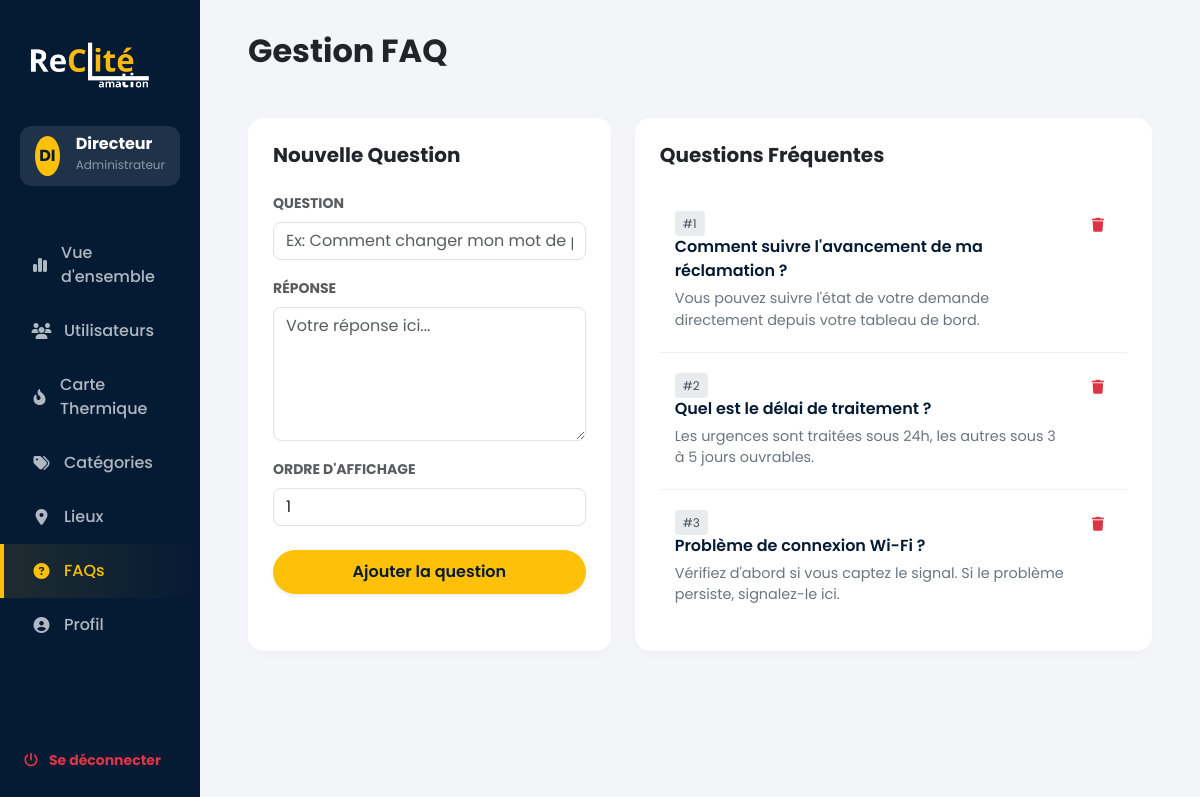
/admin/faqs.php (signed in), run on the app's committed database.
### tables this page shows
CREATE TABLE `faqs` (
                        `id` int(11) NOT NULL AUTO_INCREMENT,
                        `question` varchar(255) NOT NULL,
                        `reponse` text NOT NULL,
                        `ordre` int(11) DEFAULT 0,
                        PRIMARY KEY (`id`)
);

### admin/faqs.php (the view, shortened to what this page needs)
<?php
require_once '../config/db.php';
$stmt = $pdo->query("SELECT * FROM faqs ORDER BY ordre ASC, id DESC");
$faqs = $stmt->fetchAll(PDO::FETCH_ASSOC);
?>
<!DOCTYPE html>
<html lang="fr">
<head>
    <link href="https://cdn.jsdelivr.net/npm/bootstrap@5.3.2/dist/css/bootstrap.min.css" rel="stylesheet">
    <link rel="stylesheet" href="https://cdnjs.cloudflare.com/ajax/libs/font-awesome/6.4.0/css/all.min.css">
</head>
<body>
<div class="container-fluid">
    <div class="row">
        <?php include 'sidebar.php'; ?>
        <div class="col-md-9 col-lg-10 main-content">
            <div class="d-flex justify-content-between align-items-center mb-5">
                <h2 class="fw-bold text-dark m-0">Gestion FAQ</h2>
            </div>
            <div class="row">
                <div class="col-md-5 mb-4">
                    <div class="card-custom h-100">
                        <h5 class="fw-bold mb-4">Nouvelle Question</h5>
                        <form method="POST">
                            <div class="mb-3">
                                <label class="form-label text-muted small text-uppercase fw-bold">Question</label>
                                <input type="text" name="question" class="form-control rounded-3" placeholder="Ex: Comment changer mon mot de passe ?" required>
                            </div>
                            <div class="mb-3">
                                <label class="form-label text-muted small text-uppercase fw-bold">Réponse</label>
                                <textarea name="reponse" class="form-control rounded-3" rows="5" placeholder="Votre réponse ici..." required></textarea>
                            </div>
                            <div class="mb-3">
                                <label class="form-label text-muted small text-uppercase fw-bold">Ordre d'affichage</label>
                                <input type="number" name="ordre" class="form-control rounded-3" value="1" min="1">
                            </div>
                            <button type="submit" name="add_faq" class="btn btn-add w-100 shadow-sm mt-2">Ajouter la question</button>
                        </form>
                    </div>
                </div>
                <div class="col-md-7 mb-4">
                    <div class="card-custom h-100">
                        <h5 class="fw-bold mb-4">Questions Fréquentes</h5>
                        <div style="max-height: 600px; overflow-y: auto;">
                            <ul class="list-group">
                                <?php if (count($faqs) > 0): ?>
                                    <?php foreach ($faqs as $faq): ?>
                                        <li class="list-group-item d-flex justify-content-between align-items-start">
                                            <div class="me-3">
                                                <span class="badge-ordre">#<?php echo $faq['ordre']; ?></span>
                                                <span class="faq-question"><?php echo htmlspecialchars($faq['question']); ?></span>
                                                <div class="faq-answer"><?php echo nl2br(htmlspecialchars($faq['reponse'])); ?></div>
                                            </div>
                                            <a href="?delete=<?php echo $faq['id']; ?>" class="btn btn-sm btn-outline-danger border-0" onclick="return confirm('Supprimer cette question ?');">
                                                <i class="fas fa-trash"></i>
                                            </a>
                                        </li>
                                    <?php endforeach; ?>
                                <?php endif; ?>
                            </ul>
                        </div>
                    </div>
                </div>
            </div>
        </div>
    </div>
</div>
</body>
</html>

### admin/faqs.php (style rules this page uses)
:root { --sidebar-bg: #051b34; --body-bg: #f3f5f9; --accent-yellow: #ffc107; --text-muted: #6c757d; }
body { font-family: 'Poppins', sans-serif; background-color: var(--body-bg); overflow-x: hidden; }
.main-content { padding: 2rem 3rem; }
.card-custom { background: white; border-radius: 15px; border: none; box-shadow: 0 4px 6px rgba(0,0,0,0.02); padding: 25px; }
.list-group-item { border: none; border-bottom: 1px solid #f0f0f0; padding: 20px 15px; }
.list-group-item:last-child { border-bottom: none; }
.faq-question { color: var(--sidebar-bg); font-weight: 600; display: block; margin-bottom: 5px; }
.faq-answer { color: var(--text-muted); font-size: 0.9rem; white-space: pre-line; }
.btn-add { background: var(--accent-yellow); color: var(--sidebar-bg); border: none; border-radius: 50px; padding: 10px 25px; font-weight: 600; }
.badge-ordre { background-color: #e9ecef; color: #495057; font-size: 0.75rem; padding: 4px 8px; border-radius: 4px; margin-right: 8px; }

### data on the page
faqs: ordre "1", question "Comment suivre l'avancement de ma réclamation ?", reponse "Vous pouvez suivre l'état de votre demande directement depuis votre tableau de bord."
faqs: ordre "2", question "Quel est le délai de traitement ?", reponse "Les urgences sont traitées sous 24h, les autres sous 3 à 5 jours ouvrables."
faqs: ordre "3", question "Problème de connexion Wi-Fi ?", reponse "Vérifiez d'abord si vous captez le signal. Si le problème persiste, signalez-le ici."

### other printed values
$initials "DI"
$sidebar_name "Directeur"
